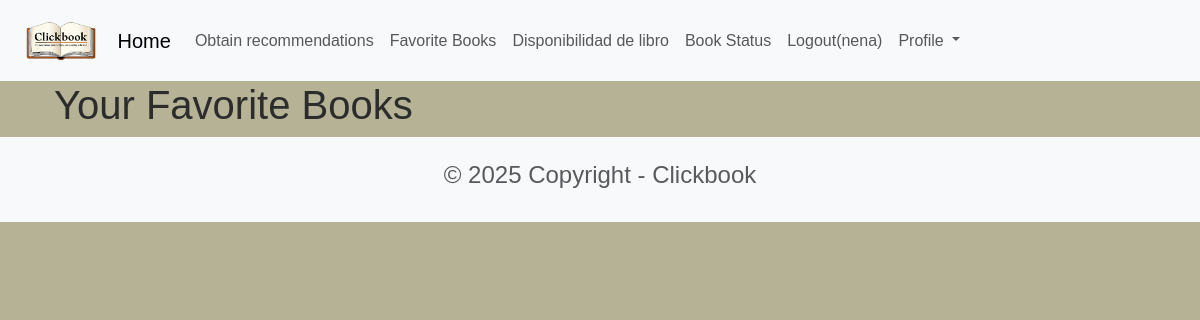
/book/favorites/ (signed in), run on an earlier commit of the app's database.
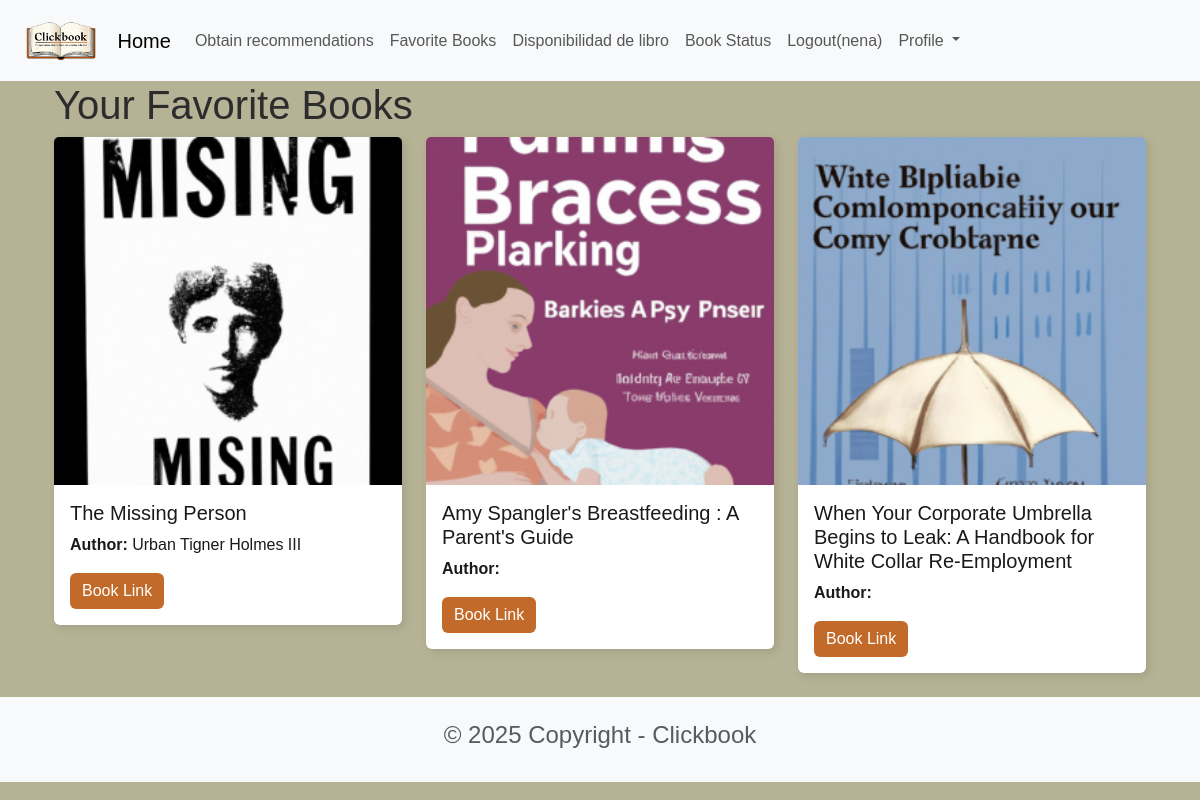
And on a later commit of the database.
### book/models.py (models this page shows, shortened)
class FavoriteBook(models.Model):
    user = models.ForeignKey(User, on_delete=models.CASCADE)
    book = models.ForeignKey(Book, on_delete=models.CASCADE)

class Book(models.Model):
    title = models.CharField(max_length=100)
    author = models.CharField(max_length=100)
    image = models.ImageField(upload_to='book_images/', default='book_images/default_nia.jpg', blank=True, null=True)
    genre = models.CharField(max_length=255, null=True, blank=True)
    synopsis = models.TextField(blank=True, null=True)
    url = models.URLField(null=True, blank=True)
    emb = models.BinaryField(default=get_default_array())

### book/views.py (the view)
# urls.py: path('favorites/', favorite_books, name='favorite_books'),
def favorite_books(request):
    if request.user.is_authenticated:
        favorite_books = FavoriteBook.objects.filter(user=request.user)
    else:
        favorite_books = []
    return render(request, 'favorite_books.html', {
        'favorite_books': favorite_books,
    })

### book/templates/favorite_books.html
{% extends 'base.html' %}
{% load static %}
{% block content %}
{% load i18n %}
<div class="container">
    <h1>Your Favorite Books</h1>
    <div class="row row-cols-1 row-cols-md-3 g-4">
        {% for favorite in favorite_books %}
        <div class="col">
            <div class="card">
                <img class="card-img-top" src="{{ favorite.book.image.url }}" alt="{{ favorite.book.title }}">
                <div class="card-body">
                    <h5 class="card-title">{{ favorite.book.title }}</h5>
                    <p class="card-text"><strong>{%trans "Author:" %}</strong> {{ favorite.book.author }}</p>
                    <a href="{{ favorite.book.url }}" class="btn btn-primary">{%trans "Book Link" %}</a>
                </div>
            </div>
        </div>
        {% endfor %}
    </div>
</div>
{% endblock content %}

### Clickbook/templates/base.html (shortened to what this page needs)
{% load i18n %}
<head>
  {% load static %}
  <link href="https://cdn.jsdelivr.net/npm/bootstrap@5.3.3/dist/css/bootstrap.min.css"
        rel="stylesheet"
>
  <link rel="stylesheet" href="{% static 'css/styles.css' %}">
</head>
<body>
  <nav class="navbar navbar-expand-lg bg-body-tertiary">
    <div class="container-fluid">
      <a class="navbar-brand d-flex align-items-center me-3" href="{% url 'home' %}">
        <img src="{% static 'images/ClickBook_.png' %}"
             alt="ClickBook Logo"
             style="height: 55px;"
             class="me-2" />
        <span>{%trans "Home" %}</span>
      </a>
      <div class="collapse navbar-collapse" id="navbarNavAltMarkup">
        <div class="navbar-nav d-flex align-items-center">
          <a class="nav-link" href="{% url 'survey' %}">{%trans "Obtain recommendations" %}</a>
          <a class="nav-link" href="{% url 'favorite_books' %}">{%trans "Favorite Books" %}</a>
          <a class="nav-link" href="{% url 'book_search' %}">{%trans "Disponibilidad de libro" %}</a>
          {% if user.is_authenticated %}
            <a class="nav-link" href="{% url 'book_status_list' %}">{%trans "Book Status" %}</a>
            <a class="nav-link" href="{% url 'logoutaccount' %}">{%trans "Logout" %}({{ user.username }})</a>
            <div class="nav-item dropdown">
              <a class="nav-link dropdown-toggle" href="#" id="navbarDropdown" role="button"
                 data-bs-toggle="dropdown" aria-expanded="false">
                {%trans "Profile" %}
              </a>
            </div>
          {% else %}
            <a class="nav-link" href="{% url 'loginaccount' %}">{%trans "Login" %}</a>
            <a class="nav-link" href="{% url 'signupaccount' %}">{%trans "Sign Up" %}</a>
          {% endif %}
        </div>
      </div>
    </div>
  </nav>
  <div class="container">
    {% block content %}
    {% endblock content %}
  </div>
  <footer class="text-center text-lg-start bg-light text-muted mt-4">
    <div class="container">
      <div class="row">
        <div class="text-center p-4">
          <h4>© 2025 Copyright - Clickbook</h4>
        </div>
      </div>
    </div>
  </footer>
</body>

### Clickbook/static/css/styles.css (style rules this page uses)
body { background: linear-gradient(to bottom, #B5B295, #B5B295); color: #2C2C2C; font-family: Arial, sans-serif; }
.form-label, .card-title, .card-text { color: #1A1A1A; }
.btn-primary { background-color: #C26A29; border: none; }
.card { border: none; box-shadow: 3px 3px 10px rgba(0, 0, 0, 0.1); }

What changed in the data, as far as the page shows it:
added FavoriteBook: book.image (picture), book "The Missing Person", book.author "Urban Tigner Holmes III"
added FavoriteBook: shows a picture, book "Amy Spangler's Breastfeeding : A Parent's Guide"
added FavoriteBook: shows a picture, book "When Your Corporate Umbrella Begins to Leak: A Handbook for White Collar Re-Employment"
